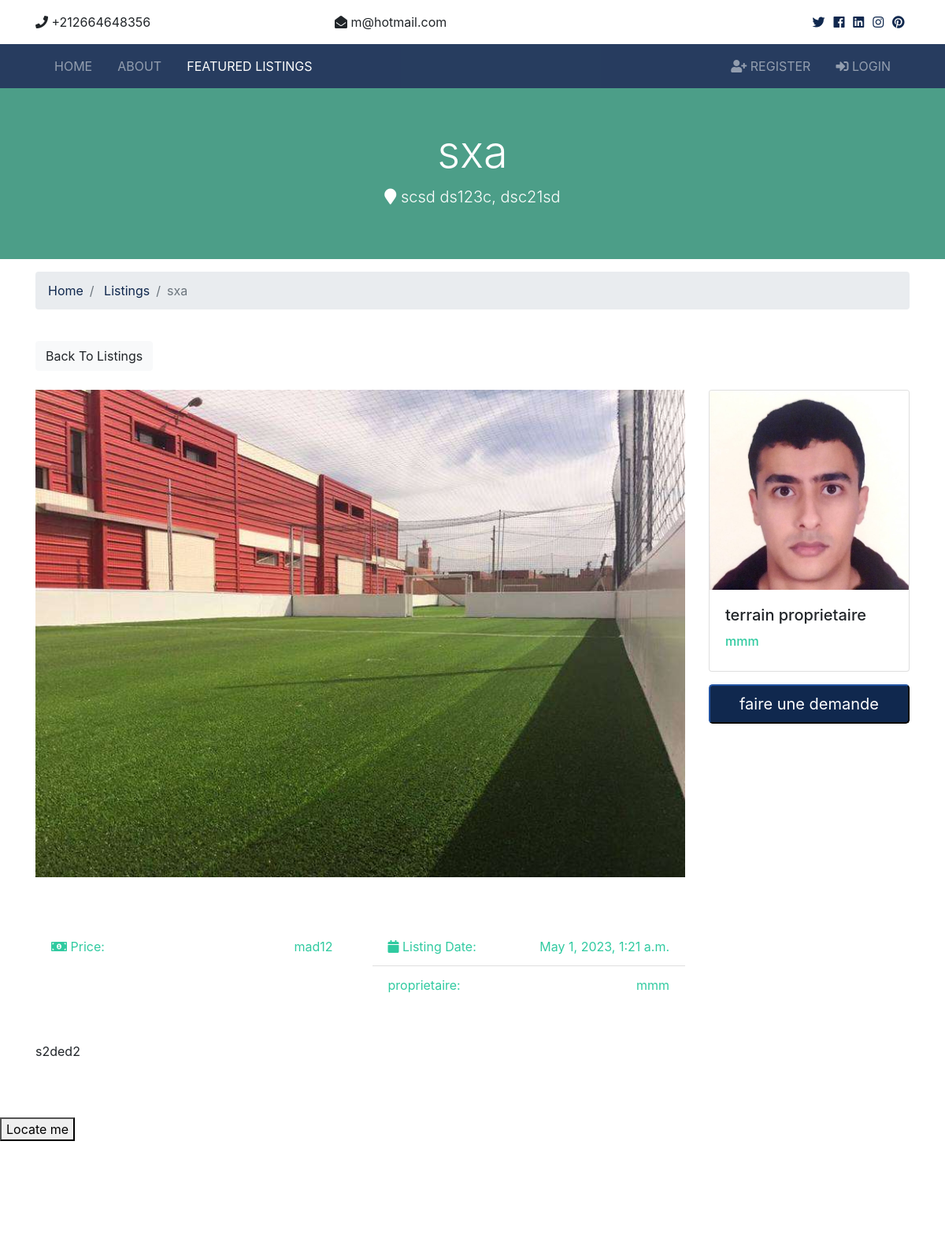
/listings/1 (upper part), run on an earlier commit of the app's database.
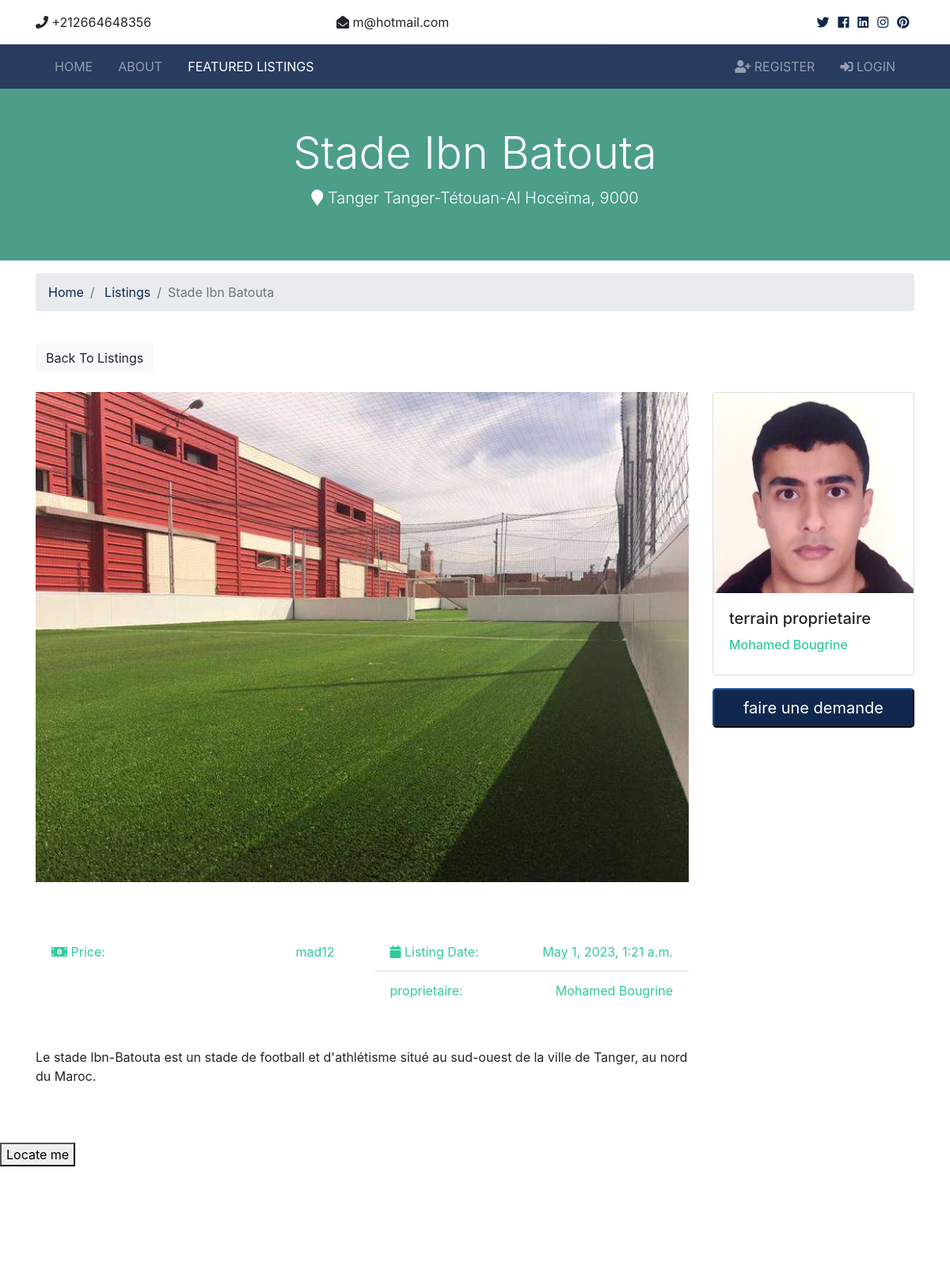
And on a later commit of the database.
### listings/models.py (models this page shows)
class Listing(models.Model):
  proprietaire = models.ForeignKey(proprietaire, on_delete=models.DO_NOTHING)
  title = models.CharField(max_length=200)
  address = models.CharField(max_length=200)
  city = models.CharField(max_length=100)
  state = models.CharField(max_length=100)
  zipcode = models.CharField(max_length=20)
  description = models.TextField(blank=True)
  latitude = models.DecimalField(max_digits=9, decimal_places=6,null=True)
  longitude = models.DecimalField(max_digits=9, decimal_places=6,null=True)
  price = models.IntegerField()
  photo_main = models.ImageField(upload_to='photos/%Y/%m/%d/')
  photo_1 = models.ImageField(upload_to='photos/%Y/%m/%d/', blank=True)
  photo_2 = models.ImageField(upload_to='photos/%Y/%m/%d/', blank=True)
  photo_3 = models.ImageField(upload_to='photos/%Y/%m/%d/', blank=True)
  photo_4 = models.ImageField(upload_to='photos/%Y/%m/%d/', blank=True)
  photo_5 = models.ImageField(upload_to='photos/%Y/%m/%d/', blank=True)
  photo_6 = models.ImageField(upload_to='photos/%Y/%m/%d/', blank=True)
  is_published = models.BooleanField(default=True)
  list_date = models.DateTimeField(default=datetime.now, blank=True)
  def __str__(self):
    return self.title

### proprietaire/models.py (models this page shows)
class proprietaire(models.Model):
  name = models.CharField(max_length=200)
  photo = models.ImageField(upload_to='photos/%Y/%m/%d/')
  description = models.TextField(blank=True)
  phone = models.CharField(max_length=20)
  email = models.CharField(max_length=50)
  is_mvp = models.BooleanField(default=False)
  hire_date = models.DateTimeField(default=datetime.now, blank=True)
  def __str__(self):
    return self.name

### listings/views.py (the view)
# urls.py: path('<int:listing_id>', views.listing, name='listing'),
def listing(request, listing_id):
  listing = get_object_or_404(Listing, pk=listing_id)
  context = {
    'listing': listing
  }
  return render(request, 'listings/listing.html', context)

### templates/listings/listing.html (shortened to what this page needs)
{% extends 'base.html' %}
{% load humanize %}
{% block content %}
<section id="showcase-inner" class="py-5 text-white">
    <div class="container">
      <div class="row text-center">
        <div class="col-md-12">
          <h1 class="display-4">{{ listing.title }}</h1>
          <p class="lead">
            <i class="fas fa-map-marker"></i> {{ listing.city }} {{ listing.state }}, {{ listing.zipcode }}</p>
          </div>
      </div>
    </div>
  </section>
  <section id="bc" class="mt-3">
    <div class="container">
      <nav>
        <ol class="breadcrumb">
          <li class="breadcrumb-item">
            <a href="{% url 'index' %}">Home</a>
          </li>
          <li class="breadcrumb-item">
            <a href="{% url 'listings' %}">Listings</a>
          </li>
          <li class="breadcrumb-item active">{{ listing.title }}</li>
        </ol>
      </nav>
    </div>
  </section>
  <section id="listing" class="py-4">
    <div class="container">
      <a href="{% url 'listings' %}" class="btn btn-light mb-4">Back To Listings</a>
      <div class="row">
        <div class="col-md-9">
          <img src="{{ listing.photo_main.url }}" alt="" class="img-main img-fluid mb-3">
          <div class="row mb-5 fields">
            <div class="col-md-6">
              <ul class="list-group list-group-flush">
                <li class="list-group-item text-secondary">
                  <i class="fas fa-money-bill-alt"></i>  Price:
                  <span class="float-right">mad{{ listing.price | intcomma }}</span>
                </li>
              </ul>
            </div>
            <div class="col-md-6">
              <ul class="list-group list-group-flush">
                <li class="list-group-item text-secondary">
                  <i class="fas fa-calendar"></i> Listing Date:
                  <span class="float-right">{{ listing.list_date }}</span>
                </li>
                <li class="list-group-item text-secondary">
                   proprietaire:
                  <span class="float-right">{{ listing.proprietaire }}
                  </span>
                </li>
              </ul>
            </div>
          </div>
          <div class="row mb-5">
            <div class="col-md-12">
                {{ listing.description }}
            </div>
          </div>
        </div>
        <div class="col-md-3">
          <div class="card mb-3">
            <img class="card-img-top" src="{{ listing.proprietaire.photo.url }}" alt="">
            <div class="card-body">
              <h5 class="card-title">terrain proprietaire</h5>
              <h6 class="text-secondary">{{ listing.proprietaire }}</h6>
            </div>
          </div>
          <button class="btn-primary btn-block btn-lg" data-toggle="modal" data-target="#inquiryModal">faire une demande </button>
        </div>
      </div>
    </div>
  </section>
  <button id="LocalisationBtn">Locate me</button>
  <div id="mapid" style="height: 400px;"></div>
{% endblock %}

### templates/base.html (shortened to what this page needs)
{% load static %}
<!DOCTYPE html>
<html lang="en">
<head>
  <link rel="stylesheet" href="{% static 'css/all.css' %}">
  <link rel="stylesheet" href="{% static 'css/bootstrap.css' %}">
  <link rel="stylesheet" href="{% static 'css/style.css' %}">
  <link rel="stylesheet" href="{% static 'css/lightbox.min.css' %}">
  <link rel="stylesheet" href="https://unpkg.com/leaflet@1.7.1/dist/leaflet.css" />
</head>
<body>
  {% include 'partials/_topbar.html' %}
  {% include 'partials/_navbar.html' %}
  {% block content %} {% endblock %}
</body>
</html>

### templates/partials/_topbar.html
  <section id="top-bar" class="p-3">
    <div class="container">
      <div class="row">
        <div class="col-md-4">
          <i class="fas fa-phone"></i> +212664648356
        </div>
        <div class="col-md-4">
          <i class="fas fa-envelope-open"></i> m@hotmail.com
        </div>
        <div class="col-md-4">
          <div class="social text-right">
            <a href="#">
              <i class="fab fa-twitter"></i>
            </a>
            <a href="#">
              <i class="fab fa-facebook"></i>
            </a>
            <a href="#">
              <i class="fab fa-linkedin"></i>
            </a>
            <a href="#">
              <i class="fab fa-instagram"></i>
            </a>
            <a href="#">
              <i class="fab fa-pinterest"></i>
            </a>
          </div>
        </div>
      </div>
    </div>
  </section>

### templates/partials/_navbar.html (shortened to what this page needs)
{% load static %}
<nav class="navbar navbar-expand-lg navbar-dark bg-primary sticky-top">
    <div class="container">
      <div class="collapse navbar-collapse" id="navbarNavAltMarkup">
        <ul class="navbar-nav">
          <li
            {% if '/' == request.path %}
              class="nav-item active mr-3"
            {% else %}
              class="nav-item mr-3"
            {% endif %}
          >
            <a class="nav-link" href="{% url 'index' %}">Home</a>
          </li>
          <li
            {% if 'about' in request.path %}
              class="nav-item active mr-3"
            {% else %}
              class="nav-item mr-3"
            {% endif %}
          >
            <a class="nav-link" href="{% url 'about' %}">About</a>
          </li>
          <li
            {% if 'listings' in request.path %}
              class="nav-item active mr-3"
            {% else %}
              class="nav-item mr-3"
            {% endif %}
          >
            <a class="nav-link" href="{% url 'listings' %}">Featured Listings</a>
          </li>
        </ul>
        <ul class="navbar-nav ml-auto">
          {% if user.is_authenticated %}
            <li
            {% if 'dashboard' in request.path %}
              class="nav-item active mr-3"
            {% else %}
              class="nav-item mr-3"
            {% endif %}
            >
              <a class="nav-link" href="{% url 'dashboard' %}">
               Welcome {{ user.username }} (Dashboard)</a>
            </li>
            <li class="nav-item mr-3">
              <a href="javascript:{document.getElementById('logout').submit()}" class="nav-link">
                <i class="fas fa-sign-out-alt"></i> Logout
              </a>
              <form action="{% url 'logout' %}" method="POST" id="logout">
                {% csrf_token %}
                <input type="hidden">
              </form>
            </li>
          {% else %}
            <li
            {% if 'register' in request.path %}
              class="nav-item active mr-3"
            {% else %}
              class="nav-item mr-3"
            {% endif %}
            >
              <a class="nav-link" href="{% url 'register' %}">
                <i class="fas fa-user-plus"></i> Register</a>
            </li>
            <li
            {% if 'login' in request.path %}
              class="nav-item active mr-3"
            {% else %}
              class="nav-item mr-3"
            {% endif %}
            >
              <a class="nav-link" href="{% url 'login' %}">
                <i class="fas fa-sign-in-alt"></i>
                Login</a>
            </li>
          {% endif %}
        </ul>
      </div>
    </div>
  </nav>

### terrains/static/css/all.css (style rules this page uses)
.fa, .fas, .far, .fal, .fab { -moz-osx-font-smoothing: grayscale; -webkit-font-smoothing: antialiased; display: inline-block; font-style: normal; font-variant: normal; text-rendering: auto; line-height: 1; }
.fa-calendar:before { content: "\f133"; }
.fa-envelope-open:before { content: "\f2b6"; }
.fa-facebook:before { content: "\f09a"; }
.fa-instagram:before { content: "\f16d"; }
.fa-linkedin:before { content: "\f08c"; }
.fa-map-marker:before { content: "\f041"; }
.fa-money-bill-alt:before { content: "\f3d1"; }
.fa-phone:before { content: "\f095"; }
.fa-pinterest:before { content: "\f0d2"; }
.fa-sign-in-alt:before { content: "\f2f6"; }
.fa-twitter:before { content: "\f099"; }
.fa-user-plus:before { content: "\f234"; }
.fab { font-family: 'Font Awesome 5 Brands'; }
.fa, .fas { font-family: 'Font Awesome 5 Free'; font-weight: 900; }

### terrains/static/css/style.css (style rules this page uses)
img { width: 100%; }
.navbar { opacity: 0.9; text-transform: uppercase; }
.social a { margin-right: 0.4rem; }
#showcase-inner { background: url(../img/building.jpg) no-repeat top center fixed/cover; position: relative; overflow: hidden; min-height: 200px; }
#showcase-inner::before { content: ''; position: absolute; top: 0; left: 0; min-height: 100%; width: 100%; background: rgba(32, 134, 107, 0.8); }

What changed in the data, as far as the page shows it:
changed Listing: title "sxa" → "Stade Ibn Batouta"; city "scsd" → "Tanger"; state "ds123c" → "Tanger-Tétouan-Al Hoceïma"; zipcode "dsc21sd" → "9000"; proprietaire "mmm" → "Mohamed Bougrine"; description "s2ded2" → "Le stade Ibn-Batouta est un stade de football et d'athlétisme situé au sud-ouest de la ville de Tanger, au nord du Maroc."
